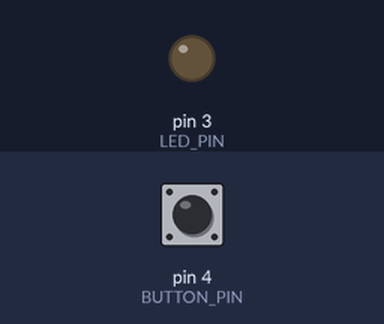
A sketch run on a simulated Arduino Uno, built with avr-gcc and run on an emulated ATmega328P. Parts: output pins drawn as LEDs (lit = HIGH). The inputs (shaded band) are chosen by the test bench; at power-on: pin 4 (BUTTON_PIN) LOW.

Above: at 1.2 s.
1.3 s: pin 4 (BUTTON_PIN) pulled HIGH for 0.15 s
At 1.38 s:
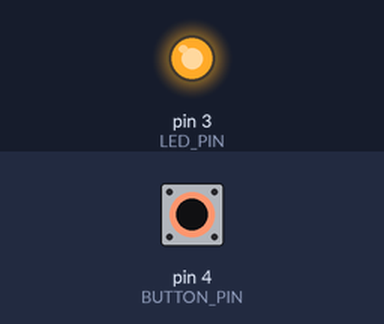
2.9 s: pin 4 (BUTTON_PIN) pulled HIGH for 3.2 s
At 6.9 s:
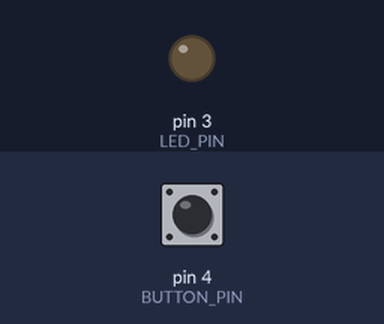
Timing chart, 0 to 8.4 s (numbered marks = the images above; inputs shaded):
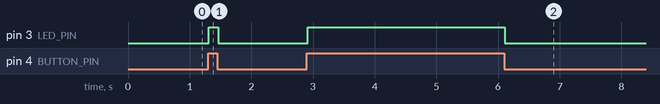

The sketch:

new.ino
```cpp
#define LED_PIN       3
#define BUTTON_PIN    4

int currentState;
int debounceState;

void setup() {
  pinMode(LED_PIN, OUTPUT);
  pinMode(BUTTON_PIN, INPUT);
}

void loop() {
  currentState = digitalRead(BUTTON_PIN);
  delay(10);
  debounceState = digitalRead(BUTTON_PIN);

  if (currentState == debounceState) {
    if (currentState == HIGH) {
      digitalWrite(LED_PIN, HIGH);
    }
    if (currentState == LOW) {
      digitalWrite(LED_PIN, LOW);
    }
  }
}
```

Measured:
- after the input at 1.3 s, pin 3 (LED_PIN): LOW → HIGH at once, → LOW 0.15 s later
- after the input at 2.9 s, pin 3 (LED_PIN): LOW → HIGH at once, → LOW 3.2 s later
